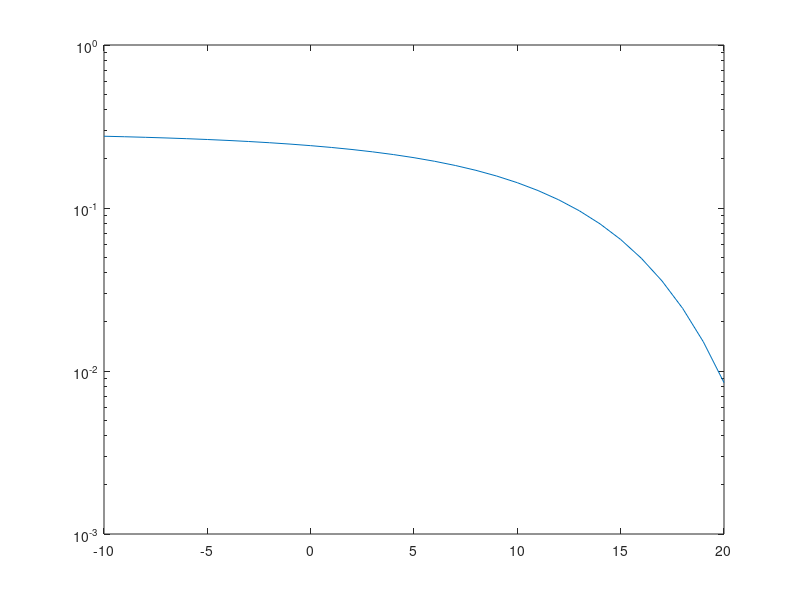

MATLAB code to generate this figure: (Note: this script raises an error after producing the figure.)
close all
clear
clc
 
M=64;
L=sqrt(M);
 

SNRdB = -10:20;
SNR = 10.^(SNRdB/10);
semilogy(SNRdB,(1/log2(L))*((L-1)/L).*erfc(sqrt((3.*SNR)./(2*(L^2-1)))));ogy(10*log10(EbNo),(1/log2(L))*((L-1)/L).*erfc(sqrt(EbNo*3*log2(L)/(L^2-1))));